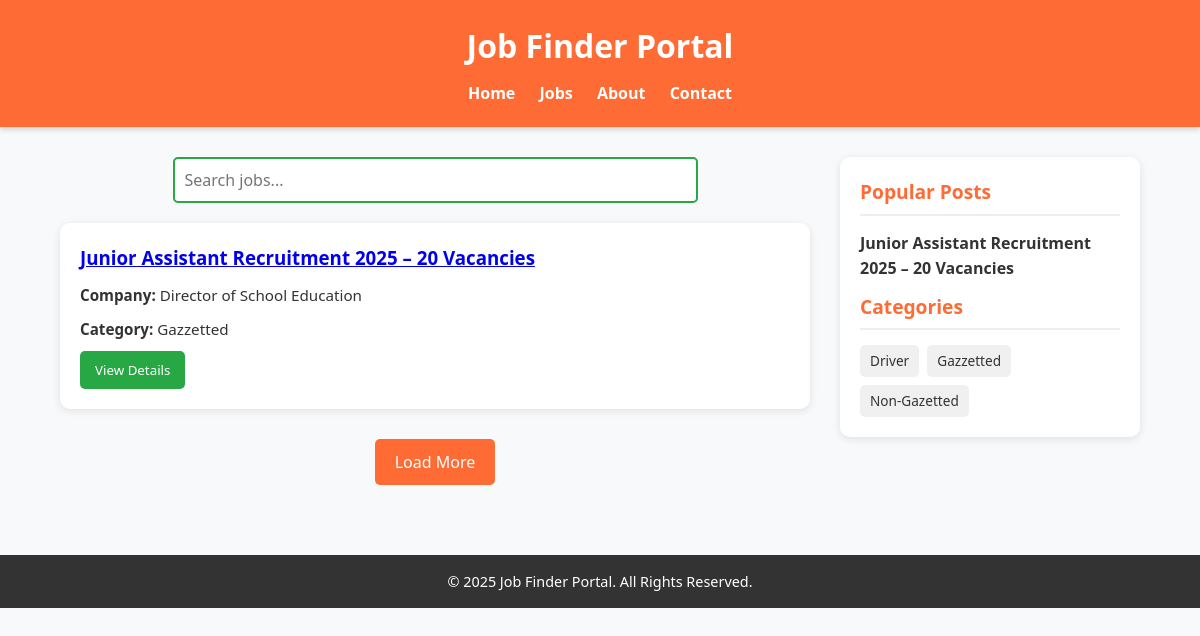
The app's page /category/2/ with its own data.
### blog/models.py (models this page shows, shortened)
class JobBlogPost(models.Model):
    job_type = models.ForeignKey(JobType, on_delete=models.CASCADE)
    company_name = models.CharField(max_length=200)
    job_category = models.ForeignKey(JobCategory, on_delete=models.CASCADE)
    job_title = models.CharField(max_length=200)
    slug = models.SlugField(unique=True, blank=True, null=True)
    blog_detail = CKEditor5Field(
        help_text="Detailed description of the blog",
        config_name='extends',
        default="No description provided."
        )
    published_date = models.DateTimeField(auto_now_add=True)
    popular_post = models.BooleanField(default=False)

class JobCategory(models.Model):
    name = models.CharField(max_length=100, unique=True)
    class Meta:
        verbose_name_plural = "Job Categories"
    def __str__(self):
        return self.name

### blog/views.py (the view)
# urls.py: path('category/<int:category_id>/', views.jobs_by_category, name='jobs_by_category'),
def jobs_by_category(request, category_id):
    category = get_object_or_404(JobCategory, id=category_id)
    jobs = JobBlogPost.objects.filter(job_category=category)
    categories = JobCategory.objects.all()
    return render(request, 'blog/index.html', {'jobs': jobs, 'categories': categories, 'selected_category': category})

### blog/templates/blog/index.html (shortened to what this page needs)
{% extends "blog/base.html" %}
{% block content %}
  <main>
    <div class="search-bar">
      <form method="GET" action="{% url 'index' %}">
      <input type="text" id="searchInput" name="q" placeholder="Search jobs..." value="{{ query|default:'' }}">
      </form>
    </div>
  <section class="jobs">
    {% for job in jobs %}
      <div class="job-card show">
        <h3> <a href="{% url 'job_detail' job.slug %}">{{ job.job_title }}</a></h3>
        <p><strong>Company:</strong> {{ job.company_name }}</p>
        <p><strong>Category:</strong> {{ job.job_category }}</p>
        <a href="{% url 'job_detail' job.slug %}">
          <button>View Details</button>
        </a>
      </div>
    {% empty %}
      <p>No jobs found.</p>
    {% endfor %}
  </section>
  <button id="loadMore">Load More</button>
  </main>
  <aside>
    <h3>Popular Posts</h3>
    <ul class="popular-posts">
      {% for job in jobs %}
      <li><a href="{% url 'job_detail' job.slug %}">{{ job.job_title }}</a></li>
      {% endfor %}
    </ul>
    <h3>Categories</h3>
    <div class="categories">
      {% for category in categories %}
        <a href="#">{{ category.name }}</a>
      {% endfor %}
    </div>
  </aside>
{% endblock %}

### blog/static/blog/css/styles.css (style rules this page uses)
* { margin: 0; padding: 0; box-sizing: border-box; font-family: "Segoe UI", Tahoma, Geneva, Verdana, sans-serif; }
body { background: #f8f9fa; color: #333; line-height: 1.6; }
.search-bar { margin-bottom: 20px; text-align: center; }
.search-bar input { width: 70%; padding: 10px; border: 2px solid #28a745; border-radius: 5px; font-size: 1rem; }
.jobs { display: grid; grid-template-columns: repeat(auto-fit, minmax(280px, 1fr)); gap: 20px; }
.job-card { background: white; border-radius: 10px; box-shadow: 0 2px 8px rgba(0,0,0,0.1); padding: 20px; transition: transform 0.2s; display: none; }
.job-card.show { display: block; }
.job-card h3 { color: #ff6b35; margin-bottom: 10px; }
.job-card p { font-size: 0.95rem; margin-bottom: 10px; }
.job-card button { background: #28a745; color: white; border: none; padding: 10px 15px; border-radius: 5px; cursor: pointer; transition: background 0.3s; }
#loadMore { display: block; margin: 30px auto; background: #ff6b35; color: white; border: none; padding: 12px 20px; border-radius: 5px; cursor: pointer; font-size: 1rem; transition: background 0.3s; }
aside { background: white; padding: 20px; border-radius: 10px; box-shadow: 0 2px 8px rgba(0,0,0,0.1); height: fit-content; }
aside h3 { margin-bottom: 15px; font-size: 1.2rem; color: #ff6b35; border-bottom: 2px solid #eee; padding-bottom: 5px; }
.popular-posts li, .categories li { list-style: none; margin-bottom: 10px; }
.popular-posts a, .categories a { text-decoration: none; color: #333; transition: color 0.3s; }
.categories { display: flex; flex-wrap: wrap; gap: 8px; }
.categories a { background: #f0f0f0; padding: 5px 10px; border-radius: 5px; font-size: 0.85rem; }
aside h3 { margin-top: 0; font-size: 1.2rem; color: #ff6b35; border-bottom: 2px solid #eee; padding-bottom: 6px; }
aside ul { list-style: none; padding: 0; margin: 0; }
aside ul li { margin-bottom: 10px; }
aside ul li a { color: #28a745; font-weight: bold; text-decoration: none; transition: color 0.3s; }

### records on screen
JobBlogPost: job_title "Junior Assistant Recruitment 2025 – 20 Vacancies", company_name "Director of School Education", job_category "Gazzetted"
JobCategory: name "Driver"
JobCategory: name "Gazzetted"
JobCategory: name "Non-Gazetted"
